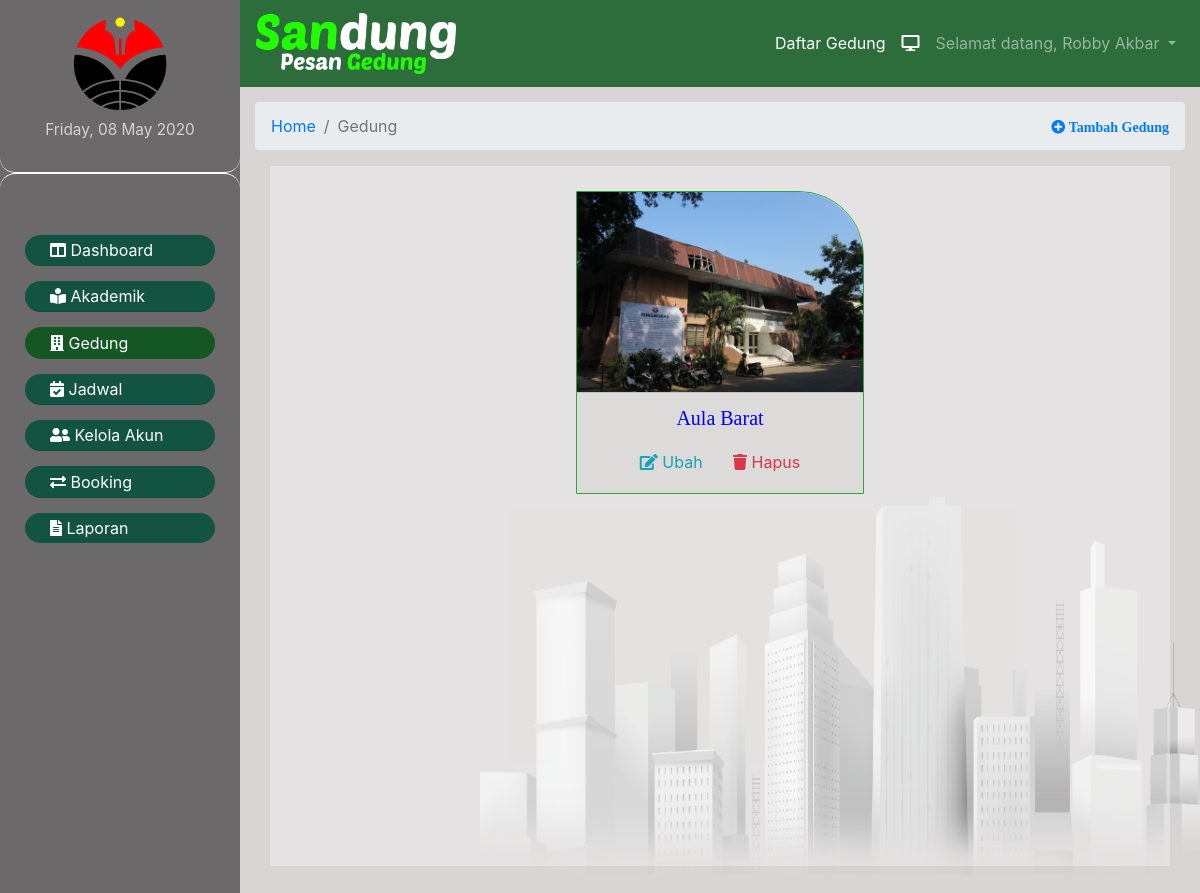
The app's page /adminganteng/gedung.php (signed in) with its own data.
### tables this page shows
CREATE TABLE `gedung` (
  `id_gedung` char(6) NOT NULL,
  `nama_gedung` varchar(75) NOT NULL,
  `id_instansi` varchar(4) NOT NULL,
  `latitude` float(10,6) NOT NULL,
  `longitude` float(10,6) NOT NULL,
  `gambar_gedung` varchar(255) NOT NULL,
  `jumlah_lantai` int(2) NOT NULL,
  `jumlah_ruangan` int(4) NOT NULL
);

### adminganteng/gedung.php (the view, shortened to what this page needs)
<?php
require './check.php';
?>
<!DOCTYPE html>
<html>
<head>
    <link rel="stylesheet" href="../css/bootstrap.min.css">
    <link rel="stylesheet" href="https://use.fontawesome.com/releases/v5.7.0/css/all.css">
    <link href="../css/simple-sidebar.css" rel="stylesheet">
    <link href="../css/my.css" rel="stylesheet">
    <link href="../css/maps.css" rel="stylesheet">
</head>
<body id="bg-satu">
<div class="d-flex" id="wrapper">
    <div id="sidebar-wrapper" style="background-color: #6B696A;">
        <div class="sidebar-heading text-center">
            <img src="../logo_instansi/<?php echo $_SESSION["logoIns"]; ?>" class="rounded-circle mx-auto d-block" alt="logo instansi" width="100" height="100">
            <small style="color: lightgrey"><?php echo date("l, d F Y") ?></small>
        </div><hr class="style-three">
      <div id="accordion" class="list-group list-group-flush" style="padding-left: 25px; padding-right: 25px;">
        <a href="index.php" class="list-group-item list-group-item-action list-satu"><i class="fas fa-columns"></i> Dashboard</a>
        <div>
          <a class="list-group-item list-group-item-action list-satu" data-toggle="collapse" href="#collapseOne">
            <i class="fas fa-book-reader"></i> Akademik
          </a>
        </div>
        <a href="#" class="list-group-item list-group-item-action list-satu list-group-item-success active"><i class="fas fa-building"></i> Gedung</a>
        <div>
          <a class="list-group-item list-group-item-action list-satu" data-toggle="collapse" href="#collapseTwo">
            <i class="fas fa-calendar-check"></i> Jadwal
          </a>
        </div>
        <div>
          <a class="list-group-item list-group-item-action list-satu" data-toggle="collapse" href="#collapseThree">
            <i class="fas fa-user-friends"></i> Kelola Akun
          </a>
        </div>
        <a href="booking.php" class="list-group-item list-group-item-action list-satu"><i class="fas fa-exchange-alt"></i> Booking</a>
        <a href="laporan.php" class="list-group-item list-group-item-action list-satu"><i class="fas fa-file-alt"></i> Laporan</a>
      </div>
    </div>
    <div id="page-content-wrapper">
      <nav class="navbar navbar-expand-lg navbar-dark" style="background-color: #2D6C3B;">
          <a class="navbar-brand" href="#" id="menu-toggle">
              <img src="../assets/sandung.png" alt="logo sandung" style="width:200px;">
          </a>
        <div class="collapse navbar-collapse" id="navbarSupportedContent">
          <ul class="navbar-nav ml-auto mt-2 mt-lg-0">
            <li class="nav-item active">
              <a class="nav-link disabled" href="#">Daftar Gedung <span class="sr-only">(current)</span></a>
            </li>
            <li class="nav-item active"><a class="nav-link disabled"><i class="fas fa-desktop"></i></a></li>
            <li class="nav-item dropdown">
              <a class="nav-link dropdown-toggle" href="#" id="navbardrop" data-toggle="dropdown">
                Selamat datang, <?php echo $_SESSION["namaAdm"]; ?>
              </a>
            </li>
          </ul>
        </div>
      </nav>
      <div class="container-fluid" style="padding: 15px">
        <nav aria-label="breadcrumb">
            <ol class="breadcrumb">
                <li class="breadcrumb-item"><a href="index.php">Home</a></li>
                <li class="breadcrumb-item active" aria-current="page">Gedung</li>
                <li class="ml-auto"><a href="#" data-toggle="modal" data-target="#addModal"><i class="fas fa-plus-circle fa-sm"> Tambah Gedung</i></a></li>
            </ol>
        </nav>
        <div class="row justify-content-center example-1 scrollbar-deep-purple bordered-deep-purple thin" style="background-color: rgb(240, 240, 240, 0.5); margin: 15px; padding: 25px;">
            <?php getGedung(); ?>
        </div>
      </div>
    </div>
  </div>
</body>
</html>
<?php
function getGedung(){
    global $connect;
    $id_instansi = $_SESSION["idIns"];
    $gedung = "SELECT id_gedung, nama_gedung, gambar_gedung FROM gedung WHERE id_instansi='$id_instansi'";
    $result = mysqli_query($connect, $gedung);
    if ($result->num_rows > 0) {
        while($row = $result->fetch_assoc()) { ?>
            <div class="col-auto mb-3">
                <div class="card border-success" style="width: 18rem; border-radius: 0px 65px 0px 0px; background: transparent">
                    <img src="../gambar_gedung/<?php echo $row["gambar_gedung"]; ?>" class="card-img-top" alt="gambar gedung" style="border-radius: 0px 65px 0px 0px;object-fit: cover;width: auto;height: 200px;">
                    <div class="card-footer text-center">
                        <h5 class="card-title text-muted">
                            <form method="get" action="ruangan.php" class="inline">
                                <button type="submit" class="link-button"><?php echo $row["nama_gedung"]; ?></button>
                            </form>
                        </h5>
                        <a href="" class="btn btn-small text-info"><i class="fas fa-edit"></i> Ubah</a>
                        <a onclick="deleteConfirm('')" href="#!" class="btn btn-small text-danger"><i class="fas fa-trash"></i> Hapus</a>
                    </div>
                </div>
            </div>
        <?php }
    } else { echo "Belum ada data Gedung!"; }
}

### css/simple-sidebar.css (style rules this page uses)
body { overflow-x: hidden; }
#sidebar-wrapper { min-height: 100vh; margin-left: -15rem; -webkit-transition: margin .25s ease-out; -moz-transition: margin .25s ease-out; -o-transition: margin .25s ease-out; transition: margin .25s ease-out; }
#sidebar-wrapper .sidebar-heading { padding: 0.875rem 1.25rem; font-size: 1.2rem; }
#sidebar-wrapper .list-group { width: 15rem; }
#page-content-wrapper { min-width: 100vw; }
@media (min-width: 768px) { #sidebar-wrapper { margin-left: 0; } }
@media (min-width: 768px) { #page-content-wrapper { min-width: 0; width: 100%; } }

### css/my.css (style rules this page uses)
.list-satu { background-color: #125441;color: white;margin-top: 15px;border-radius: 25px !important;padding: 3px 0 3px 25px; }
hr.style-three { height: 30px;border-style: solid;border-color: white;border-width: 1px 0 0 0;border-radius: 20px; }
hr.style-three:before { display: block;content: "";height: 30px;margin-top: -31px;border-style: solid;border-color: white;border-width: 0 0 1px 0;border-radius: 20px; }
#bg-satu { height: 100vh;background-color: #D9D5D4;background-image: url("../assets/background.png");background-repeat: no-repeat;background-attachment: fixed;background-position: right bottom;background-size: 60% 60%; }
.inline { display: inline; }
.link-button { background: none; border: none; color: blue; text-decoration: none; cursor: pointer; font-size: 1em; font-family: serif; }
.scrollbar-deep-purple { scrollbar-color: #512da8 #F5F5F5; }
.example-1 { position: relative; overflow-y: scroll; height: 700px; }

### records on screen
gedung: gambar_gedung (picture), nama_gedung "Aula Barat"

### other values on screen
$_SESSION["namaAdm"] "Robby Akbar"
